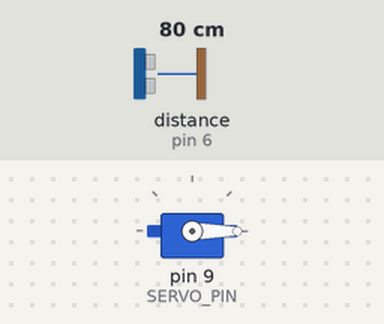
Recording of a sketch running on a simulated Arduino Uno, built with avr-gcc and run on an emulated ATmega328P. On the bench: servo. Wiring (inferred from the names in the program): ultrasonic range finder: trigger pin 7; echo pin 6. The inputs (shaded band) are chosen by the test bench; at power-on: distance to the obstacle (sensor on pin 6) 80 cm. The echo pulse lasts 58.3 µs per cm.

Above: at 1.2 s.
1.3 s: distance to the obstacle (sensor on pin 6) set to 12 cm
2.8 s: distance to the obstacle (sensor on pin 6) set to 9 cm
At 4.0 s:
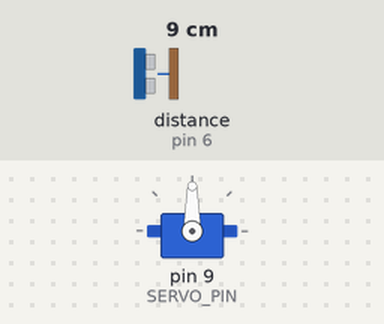
7.3 s: distance to the obstacle (sensor on pin 6) set to 2 cm
Timing chart, 0 to 9.9 s (numbered marks = the images above; inputs shaded):
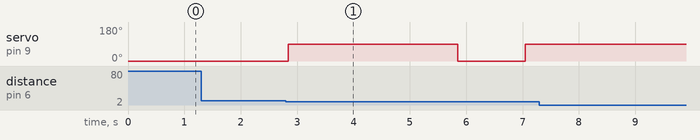

The sketch:

smart_dustbin.ino
```cpp
#include <Arduino.h>
#include <Servo.h>

//ultrasonic sensor pins
#define TRIG_PIN 7
#define ECHO_PIN 6

// servo motor pins
#define SERVO_PIN 9

// object detection distance
#define DETECTION_DISTANCE 10

// create the servo object
Servo dustbinServo;

// variables to use
long duration;
float distance;

void setup() {
  // put your setup code here, to run once:
  // configure the pins

  pinMode(TRIG_PIN, OUTPUT);
  pinMode(ECHO_PIN, INPUT);

  dustbinServo.attach(SERVO_PIN);

  dustbinServo.write(0); // initially the lid of bin is closed

}

void loop() {
  // put your main code here, to run repeatedly:
  // send the ultrasonic pulse to the microcontroller
  digitalWrite(TRIG_PIN, LOW);
  delayMicroseconds(2);
  digitalWrite(TRIG_PIN, HIGH);
  delayMicroseconds(10);

  digitalWrite(TRIG_PIN, LOW);

  // read echo duration
  duration = pulseIn(ECHO_PIN, HIGH, 30000);

  // calculate the distance in centimeters

  if(duration == 0) {
    distance = -1;
  } else {
    distance = duration * 0.0343 / 2;
  }

  // check if an object is detected

  if(distance > 0 && distance <= DETECTION_DISTANCE) {
    // open the lid
    dustbinServo.write(90);

    // keep the lid open
    delay(3000);

    // close the lid
    dustbinServo.write(0);

    // allow lid to close
    delay(1000);
  }
  delay(200);

}
```

Measured:
- the behaviour switches between 11 and 10 cm on distance to the obstacle (sensor on pin 6) (found by bisection; images 0 and 1)
- after the input at 1.3 s, every drawn part: stays the same
- after the input at 2.8 s, servo on pin 9 (SERVO_PIN): 0° → 90° after 0.05 s, → 0° 3.0 s later, → 90° 1.2 s later
- after the input at 7.3 s, every drawn part: stays the same
